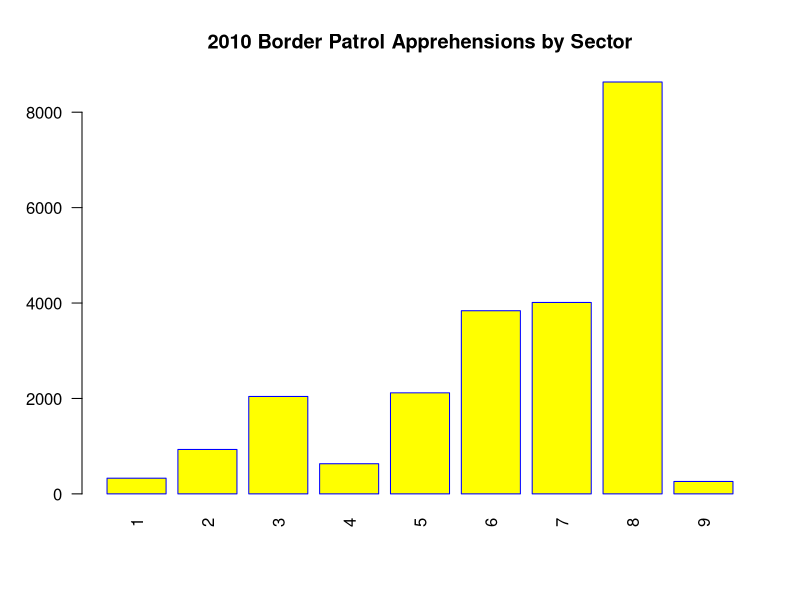
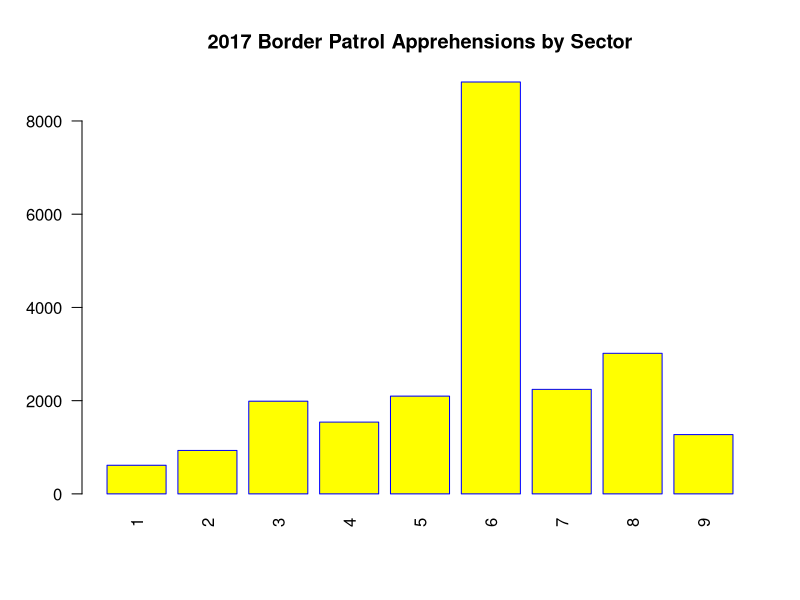
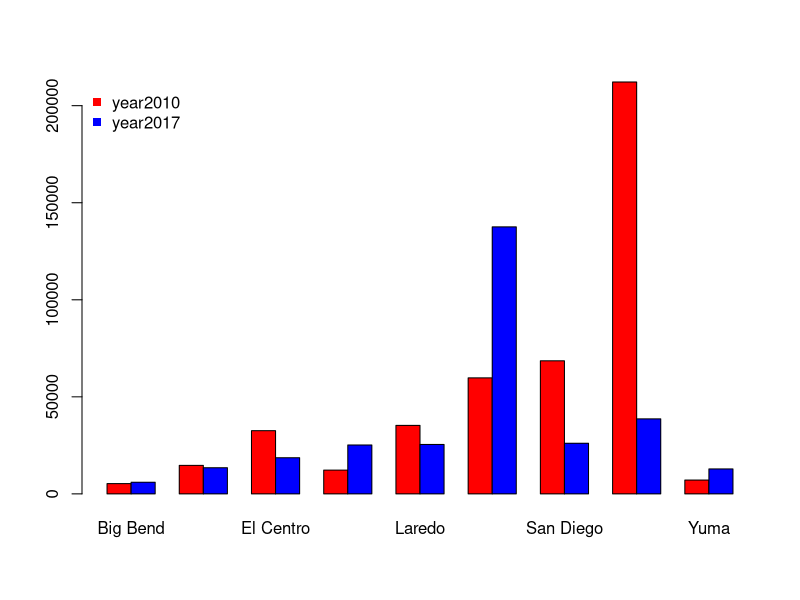
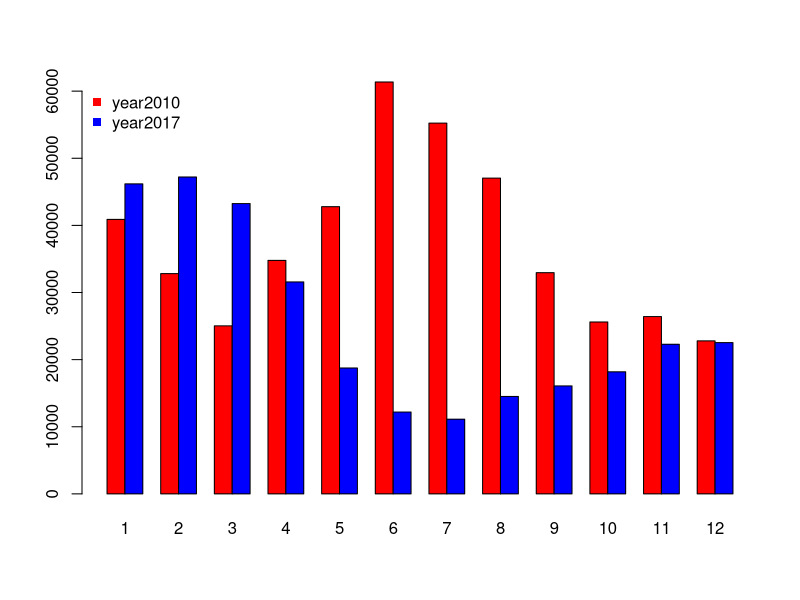

R code for these plots, in order:
A2010 <- read.csv("BP Apprehensions 2010.csv", header = TRUE, stringsAsFactors = FALSE)
A2017 <- read.csv("PB Apprehensions 2017.csv", header = TRUE, stringsAsFactors = FALSE)
#par(mfrow=c(2,2))

barplot(A2010[1:9,13], 
        names.arg = rownames(A2010)[1:9], 
        las=2,
        axisnames=TRUE,
        main="2010 Border Patrol Apprehensions by Sector",
        border="blue",
        col="yellow")

barplot(A2017[1:9,13], 
        names.arg = rownames(A2017)[1:9], 
        las=2,
        axisnames=TRUE,
        main="2017 Border Patrol Apprehensions by Sector",
        border="blue",
        col="yellow")

yearA <- as.data.frame(matrix(c(rowSums(A2010[,-1])),nrow = 1))

colnames(yearA) <- A2010[,1]

yearB<- as.data.frame(matrix(c(rowSums(A2017[,-1])),nrow = 1))

colnames(yearB) <- A2010[,1]

yearAB <- rbind(yearA, yearB)

row.names(yearAB) <- c("year2010", "year2017")

barplot(as.matrix(yearAB), beside = TRUE, col = c("red", "blue"), bty="n" )

legend("topleft", c("year2010","year2017"), pch=15,  col=c("red","blue"),  bty="n")

#Compare by month
yearA1 <- as.data.frame(matrix(c(colSums(A2010[,-1])),nrow = 1))

colnames(yearA1) <- c(1:12)

yearB1<- as.data.frame(matrix(c(colSums(A2017[,-1])),nrow = 1))

colnames(yearB1) <- c(1:12)

yearAB1 <- rbind(yearA1, yearB1)

row.names(yearAB1) <- c("year2010", "year2017")

barplot(as.matrix(yearAB1), beside = TRUE, col = c("red", "blue"), bty="n" )

legend("topleft", c("year2010","year2017"), pch=15,  col=c("red","blue"),  bty="n")
